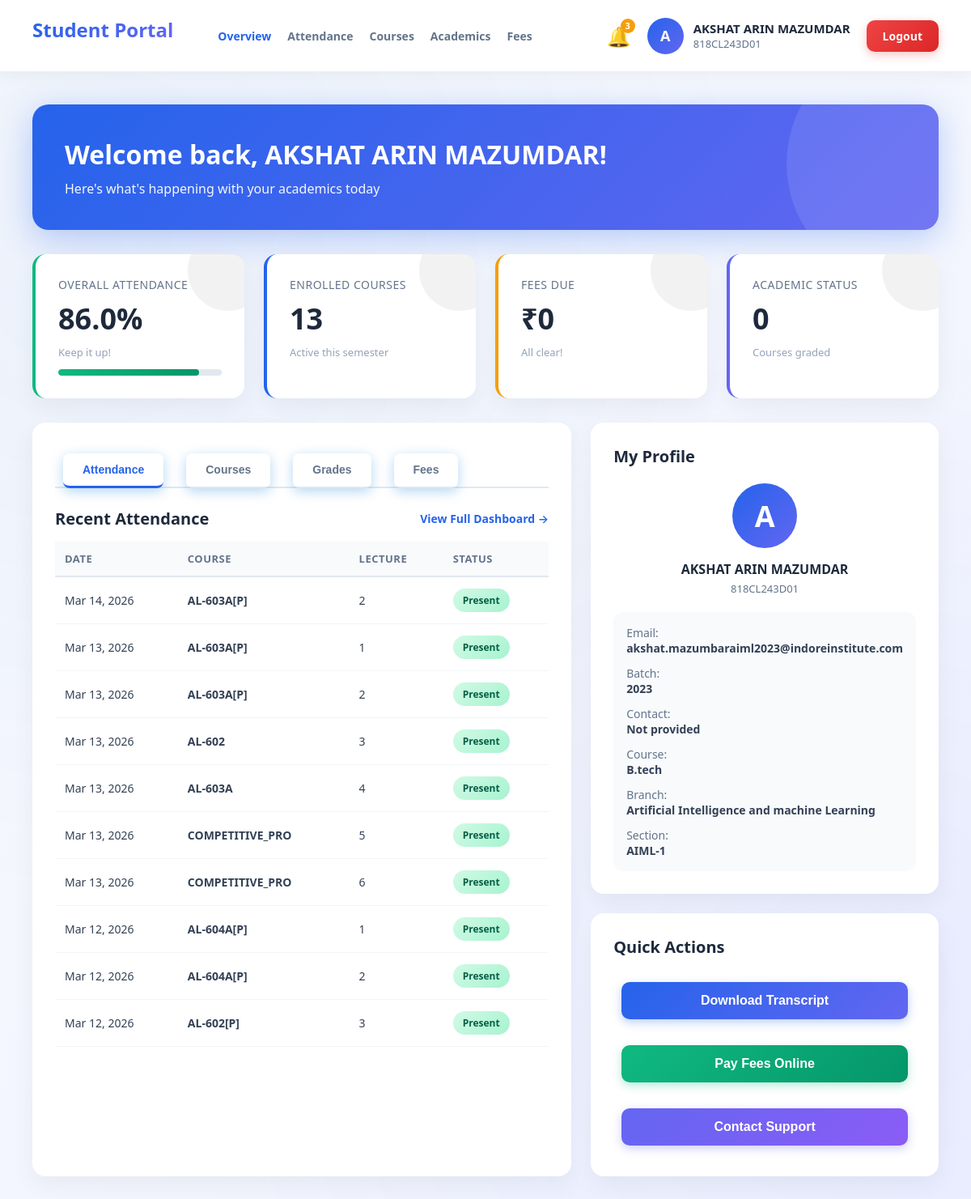
The page /student/dashboard/ on the database its author committed.
### backend/student/models.py (models this page shows, shortened)
class StudentProfile(models.Model):
    user = models.OneToOneField(User, on_delete=models.CASCADE, related_name='student_profile')
    enrollment_number = models.CharField(max_length=50, unique=True)
    batch_year = models.IntegerField()
    branch = models.CharField(max_length=100, choices=BRANCH_CHOICES, default='Computer science engineering')
    course_name = models.CharField(max_length=50, choices=COURSE_CHOICES, default='B.tech')
    contact_number = models.CharField(max_length=20, null=True, blank=True)
    address = models.TextField(null=True, blank=True)
    date_of_birth = models.DateField(null=True, blank=True)
    section = models.CharField(max_length=50, null=True, blank=True)

class Attendance(models.Model):
    STATUS_CHOICES = [
        ('Present', 'Present'),
        ('Absent', 'Absent'),
    ]
    student = models.ForeignKey(StudentProfile, on_delete=models.CASCADE, related_name='attendance_records')
    course = models.ForeignKey(Course, on_delete=models.CASCADE)
    date = models.DateField()
    lecture_number = models.IntegerField(choices=[(i, str(i)) for i in range(1, 8)], default=1)
    status = models.CharField(max_length=10, choices=STATUS_CHOICES, default='Present')
    class Meta:
        unique_together = ('student', 'course', 'date', 'lecture_number')

class Course(models.Model):
    name = models.CharField(max_length=200)
    code = models.CharField(max_length=50, unique=True)
    description = models.TextField(null=True, blank=True)
    credits = models.IntegerField(default=3)

### authentication/models.py (models this page shows, shortened)
class User(models.Model):
    ROLE_CHOICES = [
        ('student','Student'),
        ('faculty','Faculty'),
        ('admin','Admin')
    ]
    name = models.CharField(max_length=100)
    email = models.EmailField(unique=True)
    role = models.CharField(max_length=10, choices=ROLE_CHOICES)
    password = models.CharField(max_length=100, default="ADMIN")

### backend/student/views.py (the view)
# urls.py: path('dashboard/', views.student_dashboard, name='student_dashboard'),
def student_dashboard(request):
    try:
        student_profile = get_student_profile(request)
        if not student_profile:
             return render(request, "dashboards/student/overview_new.html", {"error": "No student profile found for this user."})
        enrollments = Enrollment.objects.filter(student=student_profile)
        attendance_records = Attendance.objects.filter(student=student_profile).order_by('-date')
        fee_records = FeeRecord.objects.filter(student=student_profile)
        academic_records = AcademicRecord.objects.filter(student=student_profile)
        total_attendance = attendance_records.count()
        present_count = attendance_records.filter(status='Present').count()
        attendance_percentage = (present_count / total_attendance * 100) if total_attendance > 0 else 0
        total_due = sum(fee.amount_due - fee.amount_paid for fee in fee_records if fee.status != 'Paid')
        total_paid = sum(fee.amount_paid for fee in fee_records)
        context = {
            'profile': student_profile,
            'enrollments': enrollments,
            'attendance_percentage': round(attendance_percentage, 1),
            'attendance_records': attendance_records[:10],  # Show recent 10
            'fee_records': fee_records,
            'records': academic_records,  # For grades tab
            'total_due': total_due,
            'total_paid': total_paid,
        }
        return render(request, "dashboards/student/overview_new.html", context)
    except Exception as e:
        return render(request, "dashboards/student/overview_new.html", {"error": str(e)})

### backend/student/views.py (called while the page is built)
def get_student_profile(request):
    student_email = request.session.get('student_email')
    if student_email:
        return StudentProfile.objects.filter(user__email=student_email).first()
    return StudentProfile.objects.first() # Fallback for demo

### templates/dashboards/student/overview_new.html (shortened to what this page needs)
{% extends 'dashboards/student/base_new.html' %}
{% block content %}
<div class="welcome-banner">
    <h2>Welcome back, {{ profile.user.name|default:"Student" }}!</h2>
    <p>Here's what's happening with your academics today</p>
</div>
<div class="stats-grid">
    <div class="stat-card attendance">
        <div class="stat-label">Overall Attendance</div>
        <div class="stat-value">{{ attendance_percentage|default:"0" }}%</div>
        <div class="stat-subtext">Keep it up!</div>
        <div class="progress-bar">
            <div class="progress-fill" style="width: {{ attendance_percentage|default:"0" }}%;"></div>
        </div>
    </div>
    <div class="stat-card courses">
        <div class="stat-label">Enrolled Courses</div>
        <div class="stat-value">{{ enrollments|length|default:"0" }}</div>
        <div class="stat-subtext">Active this semester</div>
    </div>
    <div class="stat-card fees">
        <div class="stat-label">Fees Due</div>
        <div class="stat-value">₹{{ total_due|default:"0" }}</div>
        <div class="stat-subtext">{% if total_due > 0 %}Payment pending{% else %}All clear!{% endif %}</div>
    </div>
    <div class="stat-card grades">
        <div class="stat-label">Academic Status</div>
        <div class="stat-value">{{ records|length|default:"0" }}</div>
        <div class="stat-subtext">Courses graded</div>
    </div>
</div>
<div class="content-grid">
    <div class="card">
        <div class="tab-nav">
            <button class="tab-btn active" onclick="switchTab('attendance')">Attendance</button>
            <button class="tab-btn" onclick="switchTab('courses')">Courses</button>
            <button class="tab-btn" onclick="switchTab('grades')">Grades</button>
            <button class="tab-btn" onclick="switchTab('fees')">Fees</button>
        </div>
        <div id="attendance-tab" class="tab-content active">
            <div style="display: flex; justify-content: space-between; align-items: center; margin-bottom: 15px;">
                <h3 style="margin: 0;">Recent Attendance</h3>
                <a href="/student/dashboard/attendance/" style="color: #2563EB; text-decoration: none; font-size: 14px; font-weight: 600;">View Full Dashboard →</a>
            </div>
            <table>
                <thead>
                    <tr>
                        <th>Date</th>
                        <th>Course</th>
                        <th>Lecture</th>
                        <th>Status</th>
                    </tr>
                </thead>
                <tbody>
                    {% for att in attendance_records %}
                    <tr>
                        <td>{{ att.date|date:"M d, Y" }}</td>
                        <td><strong>{{ att.course.code }}</strong></td>
                        <td>{{ att.lecture_number|default:"-" }}</td>
                        <td>
                            <span class="status-badge {% if att.status == 'Present' %}status-present{% elif att.status == 'Late' %}status-late{% else %}status-absent{% endif %}">
                                {{ att.status }}
                            </span>
                        </td>
                    </tr>
                    {% empty %}
                    <tr><td colspan="4" style="text-align: center; color: #94a3b8; padding: 40px;">No attendance records yet</td></tr>
                    {% endfor %}
                </tbody>
            </table>
        </div>
    </div>
    <div>
        <div class="card" style="margin-bottom: 24px;">
            <h3>My Profile</h3>
            <div style="text-align: center; margin-bottom: 20px;">
                <div style="width: 80px; height: 80px; border-radius: 50%; background: linear-gradient(135deg, #2563EB, #6366F1); display: flex; align-items: center; justify-content: center; color: white; font-size: 36px; font-weight: 700; margin: 0 auto 15px;">
                    {{ profile.user.name|first|upper }}
                </div>
                <h4 style="margin: 0; color: #1e293b;">{{ profile.user.name }}</h4>
                <p style="color: #64748b; font-size: 13px; margin: 4px 0;">{{ profile.enrollment_number }}</p>
            </div>
            <div style="background: #f8fafc; padding: 16px; border-radius: 12px; font-size: 14px;">
                <div style="margin-bottom: 12px;">
                    <span style="color: #64748b;">Email:</span><br>
                    <strong style="color: #334155;">{{ profile.user.email }}</strong>
                </div>
                <div style="margin-bottom: 12px;">
                    <span style="color: #64748b;">Batch:</span><br>
                    <strong style="color: #334155;">{{ profile.batch_year }}</strong>
                </div>
                <div style="margin-bottom: 12px;">
                    <span style="color: #64748b;">Contact:</span><br>
                    <strong style="color: #334155;">{{ profile.contact_number|default:"Not provided" }}</strong>
                </div>
                {% if profile.course_name %}
                <div style="margin-bottom: 12px;">
                    <span style="color: #64748b;">Course:</span><br>
                    <strong style="color: #334155;">{{ profile.course_name }}</strong>
                </div>
                {% endif %}
                {% if profile.branch %}
                <div style="margin-bottom: 12px;">
                    <span style="color: #64748b;">Branch:</span><br>
                    <strong style="color: #334155;">{{ profile.branch }}</strong>
                </div>
                {% endif %}
                {% if profile.section %}
                <div>
                    <span style="color: #64748b;">Section:</span><br>
                    <strong style="color: #334155;">{{ profile.section }}</strong>
                </div>
                {% endif %}
            </div>
        </div>
        <div class="card">
            <h3>Quick Actions</h3>
            <div style="display: flex; flex-direction: column; gap: 12px;">
                <button style="background: linear-gradient(135deg, #2563EB, #6366F1); color: white; border: none; padding: 14px; border-radius: 10px; font-weight: 600; cursor: pointer; transition: all 0.25s ease; box-shadow: 0 4px 12px rgba(37, 99, 235, 0.3);" onmouseover="this.style.transform='translateY(-2px)'; this.style.boxShadow='0 6px 16px rgba(37, 99, 235, 0.4)'" onmouseout="this.style.transform='translateY(0)'; this.style.boxShadow='0 4px 12px rgba(37, 99, 235, 0.3)'">
                    Download Transcript
                </button>
                <button style="background: linear-gradient(135deg, #10B981, #059669); color: white; border: none; padding: 14px; border-radius: 10px; font-weight: 600; cursor: pointer; transition: all 0.25s ease; box-shadow: 0 4px 12px rgba(16, 185, 129, 0.3);" onmouseover="this.style.transform='translateY(-2px)'; this.style.boxShadow='0 6px 16px rgba(16, 185, 129, 0.4)'" onmouseout="this.style.transform='translateY(0)'; this.style.boxShadow='0 4px 12px rgba(16, 185, 129, 0.3)'">
                    Pay Fees Online
                </button>
                <button style="background: linear-gradient(135deg, #6366F1, #8b5cf6); color: white; border: none; padding: 14px; border-radius: 10px; font-weight: 600; cursor: pointer; transition: all 0.25s ease; box-shadow: 0 4px 12px rgba(99, 102, 241, 0.3);" onmouseover="this.style.transform='translateY(-2px)'; this.style.boxShadow='0 6px 16px rgba(99, 102, 241, 0.4)'" onmouseout="this.style.transform='translateY(0)'; this.style.boxShadow='0 4px 12px rgba(99, 102, 241, 0.3)'">
                    Contact Support
                </button>
            </div>
        </div>
    </div>
</div>
{% endblock %}

### templates/dashboards/student/base_new.html (shortened to what this page needs)
<!DOCTYPE html>
<html lang="en">
<head>
    <link rel="stylesheet" href="/static/css/style.css">
</head>
<body>
    <div class="top-nav">
        <div class="logo-section">
            <h1>Student Portal</h1>
            <nav style="display: flex; gap: 20px; margin-left: 40px;">
                <a href="/student/dashboard/" style="text-decoration: none; color: {% if request.path == '/student/dashboard/' %}#2563EB{% else %}#64748b{% endif %}; font-weight: 600; font-size: 14px;">Overview</a>
                <a href="/student/dashboard/attendance/" style="text-decoration: none; color: {% if '/attendance/' in request.path %}#2563EB{% else %}#64748b{% endif %}; font-weight: 600; font-size: 14px;">Attendance</a>
                <a href="/student/dashboard/courses/" style="text-decoration: none; color: {% if '/courses/' in request.path %}#64748b{% else %}#64748b{% endif %}; font-weight: 600; font-size: 14px;">Courses</a>
                <a href="/student/dashboard/academics/" style="text-decoration: none; color: {% if '/academics/' in request.path %}#64748b{% else %}#64748b{% endif %}; font-weight: 600; font-size: 14px;">Academics</a>
                <a href="/student/dashboard/fees/" style="text-decoration: none; color: {% if '/fees/' in request.path %}#64748b{% else %}#64748b{% endif %}; font-weight: 600; font-size: 14px;">Fees</a>
            </nav>
        </div>
        <div class="user-section">
            <div class="notification-bell">
                🔔
                <span class="notification-badge">3</span>
            </div>
            <div class="user-info">
                <div class="user-avatar">
                    {{ profile.user.name|first|upper }}
                </div>
                <div class="user-details">
                    <h3>{{ profile.user.name|default:"Student" }}</h3>
                    <p>{{ profile.enrollment_number }}</p>
                </div>
            </div>
            <a href="/auth/" class="btn-logout">Logout</a>
        </div>
    </div>
    <div class="dashboard-container">
        {% block content %}{% endblock %}
    </div>
</body>
</html>

### static/css/style.css (style rules this page uses)
:root { --primary-blue: #0078D4; --primary-dark: #005A9E; --accent-teal: #00B7C3; --accent-orange: #FF8C00; --accent-purple: #8764B8; --success-green: #107C10; --warning-yellow: #FFB900; --error-red: #E81123; --neutral-gray: #605E5C; --light-gray: #F3F2F1; --white: #FFFFFF; }
* { margin: 0; padding: 0; box-sizing: border-box; }
body { font-family: 'Segoe UI', -apple-system, BlinkMacSystemFont, 'Roboto', 'Helvetica Neue', Arial, sans-serif; background: linear-gradient(135deg, #667eea 0%, #764ba2 100%); min-height: 100vh; position: relative; overflow-x: hidden; }
body::before { content: ''; position: fixed; top: 0; left: 0; width: 100%; height: 100%; background: radial-gradient(circle at 20% 50%, rgba(0, 183, 195, 0.15) 0%, transparent 50%), radial-gradient(circle at 80% 80%, rgba(255, 140, 0, 0.15) 0%, transparent 50%), radial-gradient(circle at 40% 20%, rgba(135, 100, 184, 0.15) 0%, transparent 50%); z-index: -1; animation: backgroundShift 20s ease infinite; }
h1 { color: var(--primary-blue); font-size: 2.5rem; font-weight: 700; margin-bottom: 15px; background: linear-gradient(135deg, var(--primary-blue), var(--accent-teal)); -webkit-background-clip: text; -webkit-text-fill-color: transparent; background-clip: text; }
button, .btn { background: linear-gradient(135deg, var(--primary-blue), var(--accent-teal)); color: white; border: none; padding: 14px 32px; margin: 10px; cursor: pointer; border-radius: 8px; font-size: 16px; font-weight: 600; transition: all 0.3s ease; box-shadow: 0 4px 15px rgba(0, 120, 212, 0.3); text-decoration: none; display: inline-block; }

### rows shown on the page
StudentProfile: user.name|first "A", user.name "AKSHAT ARIN MAZUMDAR", enrollment_number "818CL243D01", user.email "akshat.mazumbaraiml2023@indoreinstitute.com", batch_year "2023", contact_number "Not provided", course_name "B.tech", branch "Artificial Intelligence and machine Learning", section "AIML-1"

### other values the page prints
{{ attendance_percentage|default:"0" }} "86.0"
{{ enrollments|length|default:"0" }} "13"
{{ total_due|default:"0" }} "0"
{{ records|length|default:"0" }} "0"
